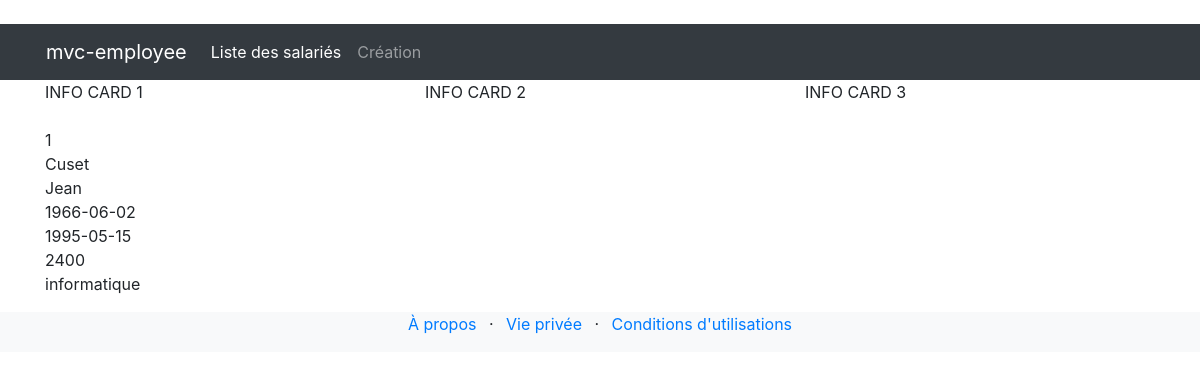
Page /index.php?id=1 on the committed database.
### tables this page shows
CREATE TABLE `employee` (
  `id` int NOT NULL,
  `last_name` varchar(100) NOT NULL DEFAULT '',
  `first_name` varchar(50) NOT NULL DEFAULT '',
  `birth_date` date NOT NULL,
  `hire_date` date NOT NULL,
  `salary` int NOT NULL DEFAULT '0',
  `departement` varchar(50) NOT NULL DEFAULT ''
);

### index.php (called while the page is built, shortened)
<?php
$controleur = new Controller();
$controleur->invoke();

### src/Model/Bdd.php (called while the page is built, shortened)
<?php
class Bdd
{
    private static $db;
    public static function dbConnect()
    {
        $params = [
            'host' => 'localhost',
            'dbname' => 'employees',
            'username' => 'admin',
            'password' => 'test'
        ];
        if (self::$db === null) {
            $dsn = "mysql:host={$params['host']}; dbname={$params['dbname']}";
            $db = new PDO($dsn, $params['username'], $params['password']);
            $db->setAttribute(PDO::ATTR_ERRMODE, PDO::ERRMODE_EXCEPTION);
        }
        return $db;
    }
}

### src/Model/EmployeeManager.php (called while the page is built, shortened)
<?php
class EmployeeManager
{
        private $db;
        public function __construct()
        {
                $this->db = Bdd::dbConnect();
        }
        public function findById($id)
        {
                $req = $this->db->prepare('SELECT * FROM employee WHERE id = :id');
                $req->bindValue(':id', (int)$id);
                $req->execute();
                $req->setFetchMode(PDO::FETCH_CLASS, 'App\Entity\Employee');
                $employee =  $req->fetch();
                return $employee;
        }
}

### src/Entity/Employee.php (called while the page is built, shortened)
<?php
class Employee
{
    public $id;
    public $salary;
    public $departement;
    public function getId()
    {
        return $this->id;
    }
    public function getLastName()
    {
        return $this->last_name;
    }
    public function getFirstName()
    {
        return $this->first_name;
    }
    public function getBirthDate()
    {
        return $this->birth_date;
    }
    public function getHireDate()
    {
        return $this->hire_date;
    }
    public function getSalary()
    {
        return $this->salary;
    }
    public function getDepartement()
    {
        return $this->departement;
    }
}

### src/View/details.php (the view, shortened to what this page needs)
<html>
<head>
    <link rel="stylesheet" href="https://stackpath.bootstrapcdn.com/bootstrap/4.4.1/css/bootstrap.min.css">
</head>
<body>
    <div class="bg-dark">
        <div class="container">
            <div class="row">
                <nav class="col navbar navbar-expand-lg navbar-dark">
                    <a class="navbar-brand" href="index.html">mvc-employee</a>
                    <div id="navbarContent" class="collapse navbar-collapse">
                        <ul class="navbar-nav">
                            <li class="nav-item active">
                                <a class="nav-link" href="index.html">Liste des salariés</a>
                            </li>
                            <li class="nav-item">
                                <a class="nav-link" href="#">Création</a>
                            </li>
                        </ul>
                    </div>
                </nav>
            </div>
        </div>
    </div>
    <div class="container">
        <div class="row">
            <div class="col">
                <p>INFO CARD 1<br /><br />
                    <?php
                    echo $employee->getId() . '<br/>';
                    echo $employee->getLastName() . '<br/>';
                    echo $employee->getFirstName() . '<br/>';
                    echo $employee->getBirthDate() . '<br/>';
                    echo $employee->getHireDate() . '<br/>';
                    echo $employee->getSalary() . '<br/>';
                    echo $employee->getDepartement() . '<br/>';
                    ?>
                </p>
            </div>
            <div class="col">
                <p>INFO CARD 2</p>
            </div>
            <div class="col">
                <p>INFO CARD 3</p>
            </div>
        </div>
    </div>
    <div class="bg-light">
        <div class="container">
            <div class="row">
                <div class="col">
                    <ul class="list-inline text-center">
                        <li class="list-inline-item"><a href="#">À propos</a></li>
                        <li class="list-inline-item">&middot;</li>
                        <li class="list-inline-item"><a href="#">Vie privée</a></li>
                        <li class="list-inline-item">&middot;</li>
                        <li class="list-inline-item"><a href="#">Conditions d'utilisations</a></li>
                    </ul>
                </div>
            </div>
        </div>
    </div>
</body>
</html>

### rows in the picture
employee: id "1", last_name "Cuset", first_name "Jean", birth_date "1966-06-02", hire_date "1995-05-15", salary "2400", departement "informatique"
